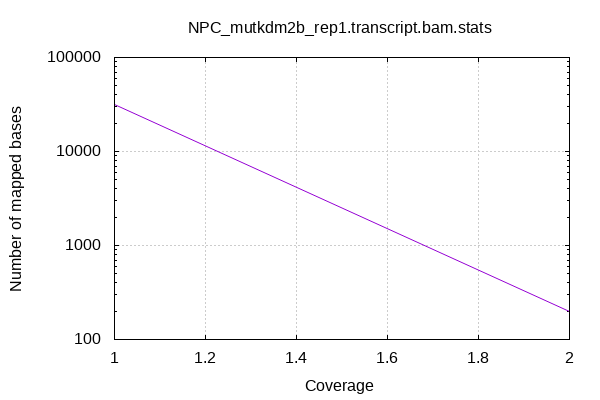

This figure's gnuplot source:

            set terminal png size 600,400 truecolor
            set output "NPC_mutkdm2b_rep1.transcript_stats/coverage.png"
            set grid xtics ytics y2tics back lc rgb "#cccccc"
            set ylabel "Number of mapped bases"
            set xlabel "Coverage"
            set log y
            set style fill solid border -1
            set title "NPC_mutkdm2b_rep1.transcript.bam.stats" noenhanced
            set xrange [:2]
            plot '-' with lines notitle
        1	31800
2	200
end
